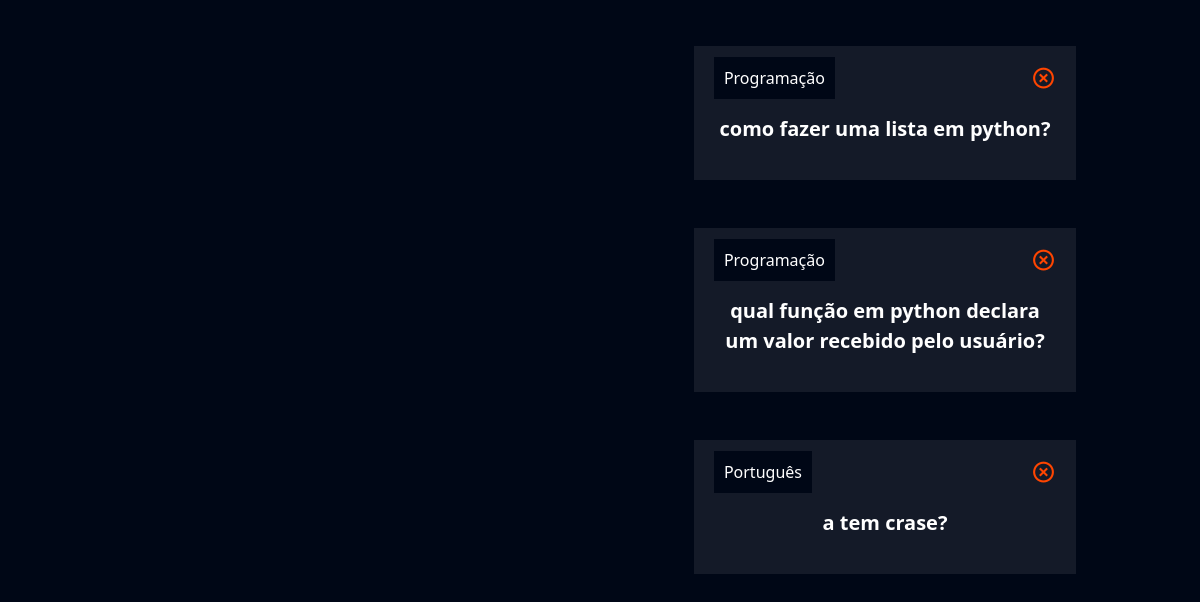
Before: /flashcard/novo_flashcard/ (signed in, lower part) with the older database file.
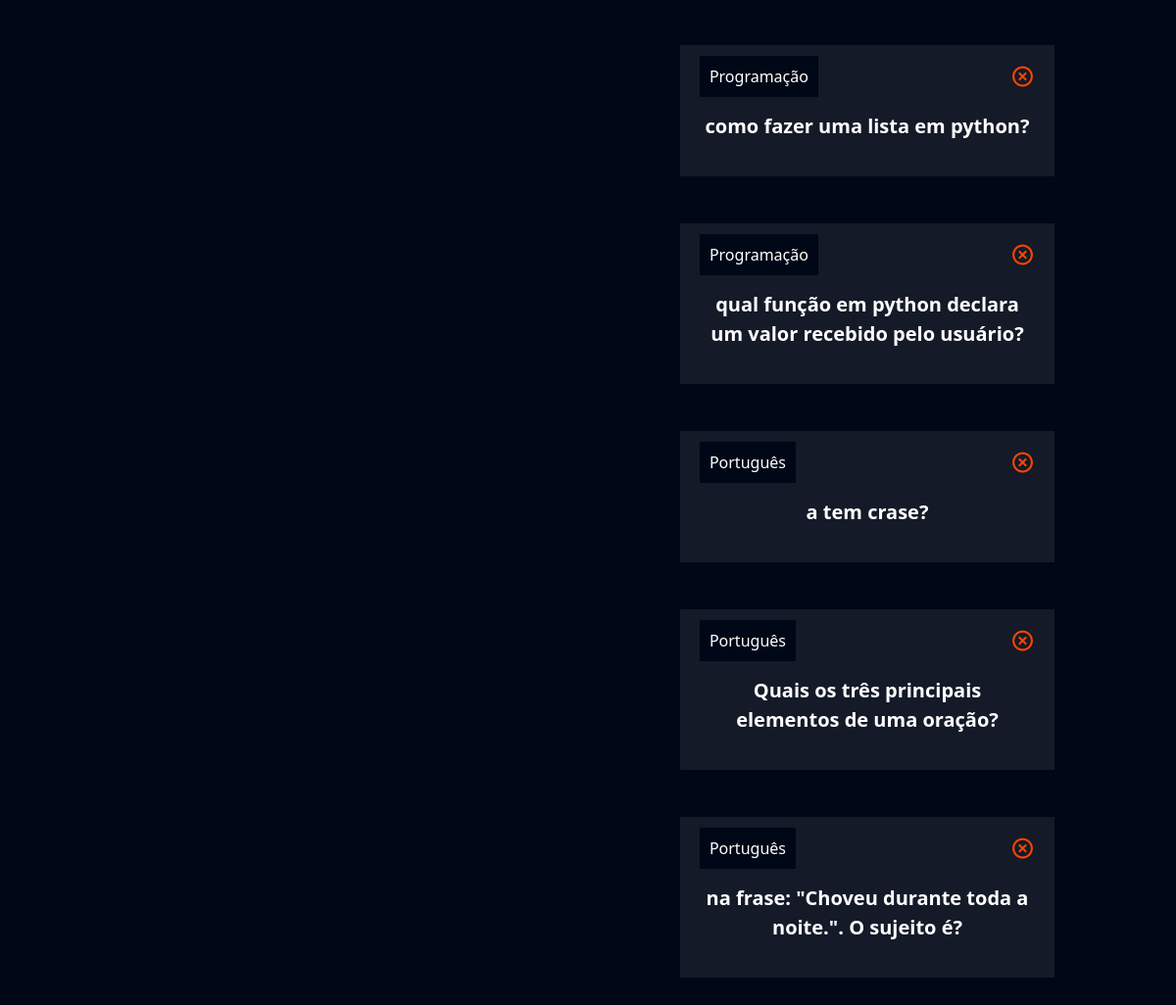
After: the same page with the newer database file.
### flashcard/models.py (models this page shows, shortened)
class Flashcard(models.Model):
    DIFICULDADE_CHOICES = (('D', 'Difícil'), ('M', 'Médio'), ('F', 'Fácil'))
    user = models.ForeignKey(User, on_delete=models.DO_NOTHING)
    pergunta = models.CharField(max_length=100)
    resposta = models.TextField()
    categoria = models.ForeignKey(Categoria, on_delete=models.DO_NOTHING)
    dificuldade = models.CharField(max_length=1, choices=DIFICULDADE_CHOICES)

class Categoria(models.Model):
    nome = models.CharField(max_length=20)
    def __str__(self):
        return self.nome

### flashcard/views.py (the view, shortened to what this page needs)
# urls.py: path('novo_flashcard/', views.novo_flashcard, name="novo_flashcard"),
def novo_flashcard(request):
    if not request.user.is_authenticated:
        return redirect('/usuarios/logar')
    if request.method == "GET":
        categorias = Categoria.objects.all()
        dificuldades = Flashcard.DIFICULDADE_CHOICES
        flashcards = Flashcard.objects.filter(user=request.user)
        categoria_filtrar = request.GET.get('categoria')
        dificuldade_filtrar = request.GET.get('dificuldade')
        if categoria_filtrar:
            flashcards = flashcards.filter(categoria__id = categoria_filtrar)
        if dificuldade_filtrar:
            flashcards = flashcards.filter(dificuldade = dificuldade_filtrar)
        return render(request, 'novo_flashcard.html', {'categorias': categorias,'dificuldades': dificuldades, 'flashcards': flashcards})

### flashcard/templates/novo_flashcard.html (shortened to what this page needs)
{% extends "base.html" %}
{% load static %}
{% block 'cabecalho' %}
    <link href="{% static 'usuarios/css/cadastro.css' %}" rel="stylesheet">
    <link href='https://unpkg.com/boxicons@2.1.4/css/boxicons.min.css' rel='stylesheet'>
    <link href="{% static 'flashcard/css/novo_flashcard.css' %}" rel="stylesheet">
{% endblock 'cabecalho' %}
{% block 'conteudo' %}
    <div class="container">
        <br>
        <br>
        <div class="row">
            <div class="col-md">
            </div>
            <div class="col-md">
                <br>
                <br>
                {% for flash in flashcards %}
                    <div class="box-new-flashcard" onclick="flip_card({{flash.id}})">
                        <div class="flashcard ">
                            <div class="flashcard-categoria">
                                {{flash.categoria}}
                            </div>
                            <a href="{% url 'deletar_flashcard' flash.id %}"><i class='icone-exit bx bx-x-circle'></i></a>
                            <br>
                            <br>
                            <div class="flashcard-box-item">
                                <p class="flashcard-item">{{flash.pergunta}}</p>
                            </div>
                        </div>
                    </div>
                    <br>
                    <br>
                {% endfor %}
            </div>
        </div>
    </div>
{% endblock 'conteudo' %}

Changed rows visible on the page:
added Flashcard: categoria "Português", pergunta "Quais os três principais elementos de uma oração?"
added Flashcard: categoria "Português", pergunta "na frase: \"Choveu durante toda a noite.\". O sujeito é?"
